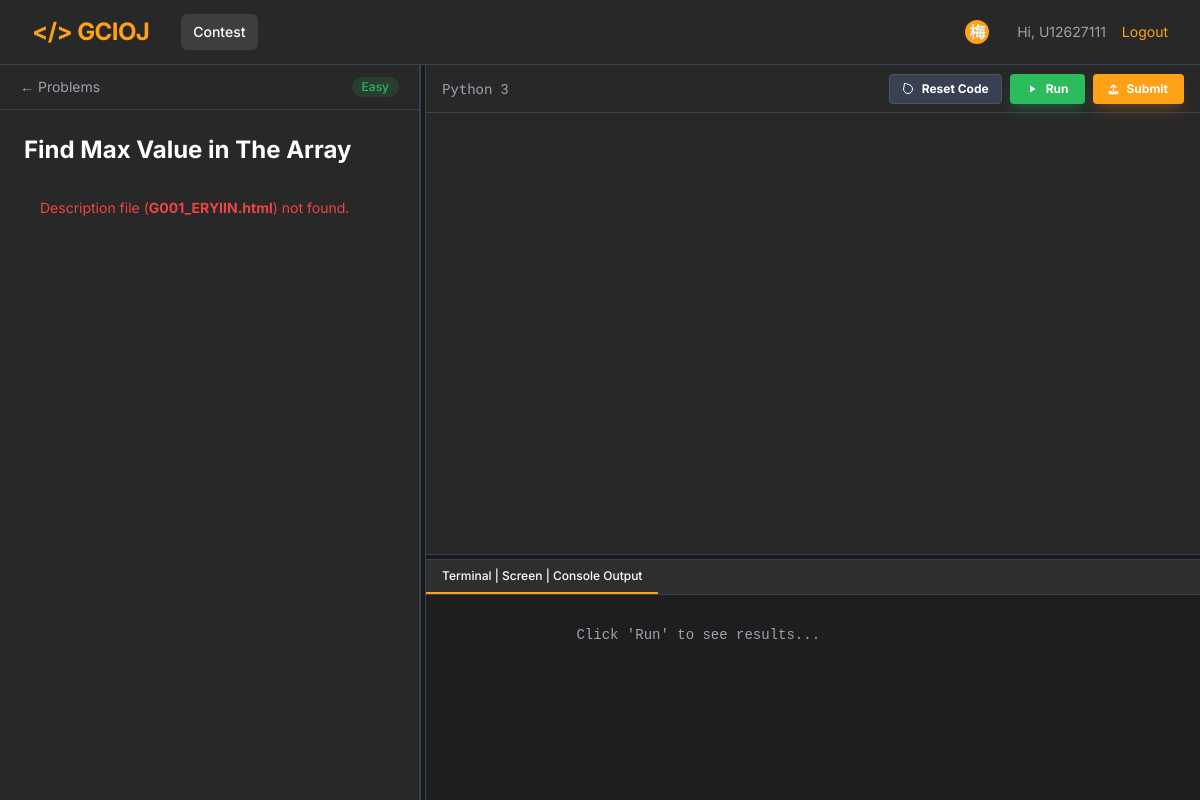
/GCIOJ/solve_problem_3.php?code=G001_ERYIIN (signed in), run on the app's committed database.
### tables this page shows
CREATE TABLE `problem` (
  `id` int NOT NULL,
  `code` varchar(20) NOT NULL,
  `leetcode_id` varchar(50) DEFAULT NULL,
  `leetcode_link` varchar(255) DEFAULT NULL,
  `title` varchar(255) DEFAULT NULL,
  `input_type` varchar(10) NOT NULL DEFAULT 'arr',
  `output_type` enum('screen','value') NOT NULL DEFAULT 'value',
  `grading_type` enum('algorithm','test') NOT NULL,
  `description` text,
  `level` enum('Easy','Medium','Hard') DEFAULT 'Easy',
  `time_limit_ms` int DEFAULT '1000',
  `memory_limit_mb` int DEFAULT '256',
  `tag` varchar(255) DEFAULT NULL,
  `forbidden_keyword` text NOT NULL
);

### GCIOJ/db.php (called while the page is built, shortened)
<?php
class DB
{
    private static $pdo = null;
    public static function connect()
    {
        if (self::$pdo === null) {
            try {
                $host = DB_HOST;
                $db = DB_NAME;
                $user = DB_USER;
                $pass = DB_PASS;
                $charset = 'utf8mb4';
                $dsn = "mysql:host=$host;dbname=$db;charset=$charset";
                self::$pdo = new PDO($dsn, $user, $pass, [
                    PDO::ATTR_ERRMODE => PDO::ERRMODE_EXCEPTION,
                    PDO::ATTR_DEFAULT_FETCH_MODE => PDO::FETCH_ASSOC
                ]);
            }
            catch (PDOException $e) {
                die("DB Connection Error: " . $e->getMessage());
            }
        }
        return self::$pdo;
    }
}
?>

### GCIOJ/problem.php (called while the page is built, shortened)
<?php
require_once 'db.php';
class Problem {
    public static function getByCode($code) {
        $stmt = DB::connect()->prepare("SELECT * FROM problem WHERE code = ?");
        $stmt->execute([$code]);
        return $stmt->fetch();
    }
}
?>

### GCIOJ/solve_problem_3.php (the view, shortened to what this page needs)
<?php
require_once 'problem.php';
$problemCode = $_GET['code'];
$problem = Problem::getByCode($problemCode);
$courseCode = $_GET['course'];
$contestName = isset($_GET['contest']) ? urldecode($_GET['contest']) : null;
$fileCode = $problem['code'];
$problemTitle = $problem['title'];
$problemLevel = $problem['level'];
$descPath = "problemset/".$fileCode."/" . $fileCode . ".html";
if (file_exists($descPath)) {
    $descContent = file_get_contents($descPath);
} else {
    $descContent = "<div class='text-brand-red p-4'>Description file (<b>$fileCode.html</b>) not found.</div>";
}
?>
<!DOCTYPE html>
<html lang="en" class="dark">
<head>
    <link rel="stylesheet" href="https://cdnjs.cloudflare.com/ajax/libs/font-awesome/6.4.0/css/all.min.css">
    <script src="https://cdn.tailwindcss.com"></script>
</head>
<body class="bg-dark-bg text-dark-text font-sans h-screen flex flex-col overflow-hidden">
<?php include_once 'nav.php'; ?>
<div class="flex flex-grow overflow-hidden relative w-full">
    <div id="problem-panel" class="bg-dark-surface border-r border-gray-700 flex flex-col w-[35%] min-w-[250px]">
        <div class="px-5 py-3 border-b border-gray-700 flex justify-between items-center bg-dark-surface shrink-0">
            <?php if($contestName): ?>
            <a href="viewcontest.php?name=<?= urlencode($contestName) ?>&course=<?= urlencode($courseCode) ?>"  class="text-sm text-dark-muted hover:text-white flex items-center gap-1 transition">&larr; Contest</a>
            <?php else: ?>
                <a href="problemset.php" class="text-sm text-dark-muted hover:text-white flex items-center gap-1 transition">&larr; Problems</a>
            <?php endif; ?>
            <span class="px-2.5 py-0.5 rounded-full text-xs font-medium diff-<?= htmlspecialchars($problemLevel) ?>"><?= htmlspecialchars($problemLevel) ?></span>
        </div>
        <div id="problem-desc-container" class="flex-grow overflow-y-auto p-6 text-sm leading-relaxed space-y-4">
            <h1 class="text-2xl font-bold text-white mb-4"><?= htmlspecialchars($problemTitle) ?></h1>
            <div class="prose prose-invert max-w-none text-dark-text text-sm select-none"><?= $descContent ?></div>
        </div>
    </div>
    <div class="resizer-vertical" id="drag-v"></div>
    <div id="ide-container" class="flex-grow flex flex-col min-w-[400px] bg-dark-surface">
        <div class="h-12 border-b border-gray-700 flex justify-between items-center px-4 bg-dark-surface shrink-0">
            <div class="font-mono text-sm text-dark-muted flex items-center gap-2"><span>Python 3</span></div>
            <div class="flex gap-2">
                <button onclick="resetCode()" class="bg-gray-700 hover:bg-gray-600 text-white text-xs font-bold py-1.5 px-3 rounded transition flex items-center gap-2 border border-gray-600">
                   <svg xmlns="http://www.w3.org/2000/svg" width="12" height="12" viewBox="0 0 24 24" fill="none" stroke="currentColor" stroke-width="2" stroke-linecap="round" stroke-linejoin="round"><path d="M3 12a9 9 0 1 0 9-9 9.75 9.75 0 0 0-6.74-2.74L3 12"></path></svg>
                   Reset Code
                </button>
                <button id="btn-run" onclick="runCode()" class="bg-brand-green hover:bg-green-600 text-white text-xs font-bold py-1.5 px-4 rounded transition flex items-center gap-2 shadow-lg shadow-green-500/20">
                   <svg class="w-3 h-3" fill="currentColor" viewBox="0 0 24 24"><path d="M8 5v14l11-7z"/></svg>
                   Run
                </button>
                <button id="btn-run" onclick="submitCode()" class="bg-brand-orange hover:bg-orange-600 text-white text-xs font-bold py-1.5 px-4 rounded transition flex items-center gap-2 shadow-lg shadow-orange-500/20">
               <i class="fas fa-upload text-[10px]"></i>
               Submit
            </button>
            </div>
        </div>
        <div id="editor-wrapper" class="relative h-[60%] min-h-[100px]">
            <div id="editor" class="w-full h-full text-sm font-mono"></div>
        </div>
        <div class="resizer-horizontal" id="drag-h"></div>
        <div id="console-panel" class="flex-grow flex flex-col bg-dark-surface min-h-[100px]">
            <div class="flex border-b border-gray-700 bg-dark-hover/30 shrink-0">
                <div class="px-4 py-2 text-xs font-medium text-white border-b-2 border-brand-orange">Terminal | Screen | Console Output</div>
            </div>
            <div id="output" class="flex-grow p-4 font-mono text-xs overflow-y-auto whitespace-pre-wrap text-dark-text bg-[#1e1e1e]">
                <span class="text-dark-muted">Click 'Run' to see results...</span>
            </div>
        </div>
    </div>
</div>
</body>
</html>

### GCIOJ/solve_problem_3.php (style rules this page uses)
.resizer-vertical { width: 6px; background: #1a1a1a; cursor: col-resize; z-index: 10; border-left: 1px solid #374151; border-right: 1px solid #374151; }
.resizer-horizontal { height: 6px; background: #1a1a1a; cursor: row-resize; z-index: 10; border-top: 1px solid #374151; border-bottom: 1px solid #374151; width: 100%; }
.diff-Easy { color: #2cbb5d; background: rgba(44, 187, 93, 0.15); }
#output { font-family: 'Courier New', monospace; font-size: 14px; color: #0f0; background-color: #1e1e1e; }

### data on the page
problem: level "Easy", title "Find Max Value in The Array", code "G001_ERYIIN"

### other printed values
mb_substr($_SESSION['name'], 0, 1, "UTF-8") "梅"
$_SESSION['student_id'] "U12627111"
